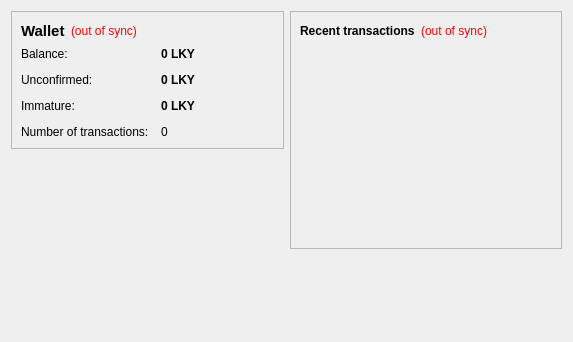
<?xml version="1.0" encoding="UTF-8"?>
<ui version="4.0">
 <class>OverviewPage</class>
 <widget class="QWidget" name="OverviewPage">
  <property name="geometry">
   <rect>
    <x>0</x>
    <y>0</y>
    <width>573</width>
    <height>342</height>
   </rect>
  </property>
  <property name="windowTitle">
   <string>Form</string>
  </property>
  <layout class="QHBoxLayout" name="horizontalLayout" stretch="1,1">
   <item>
    <layout class="QVBoxLayout" name="verticalLayout_2">
     <item>
      <widget class="QFrame" name="frame">
       <property name="frameShape">
        <enum>QFrame::StyledPanel</enum>
       </property>
       <property name="frameShadow">
        <enum>QFrame::Raised</enum>
       </property>
       <layout class="QVBoxLayout" name="verticalLayout_4">
        <item>
         <layout class="QHBoxLayout" name="horizontalLayout_4">
          <item>
           <widget class="QLabel" name="label_5">
            <property name="font">
             <font>
              <pointsize>11</pointsize>
              <weight>75</weight>
              <bold>true</bold>
             </font>
            </property>
            <property name="text">
             <string>Wallet</string>
            </property>
           </widget>
          </item>
          <item>
           <widget class="QLabel" name="labelWalletStatus">
            <property name="toolTip">
             <string>The displayed information may be out of date. Your wallet automatically synchronizes with the Argentum network after a connection is established, but this process has not completed yet.</string>
            </property>
            <property name="styleSheet">
             <string notr="true">QLabel { color: red; }</string>
            </property>
            <property name="text">
             <string notr="true">(out of sync)</string>
            </property>
            <property name="alignment">
             <set>Qt::AlignLeading|Qt::AlignLeft|Qt::AlignVCenter</set>
            </property>
           </widget>
          </item>
          <item>
           <spacer name="horizontalSpacer_2">
            <property name="orientation">
             <enum>Qt::Horizontal</enum>
            </property>
            <property name="sizeHint" stdset="0">
             <size>
              <width>40</width>
              <height>20</height>
             </size>
            </property>
           </spacer>
          </item>
         </layout>
        </item>
        <item>
         <layout class="QFormLayout" name="formLayout_2">
          <property name="fieldGrowthPolicy">
           <enum>QFormLayout::AllNonFixedFieldsGrow</enum>
          </property>
          <property name="horizontalSpacing">
           <number>12</number>
          </property>
          <property name="verticalSpacing">
           <number>12</number>
          </property>
          <item row="0" column="0">
           <widget class="QLabel" name="label">
            <property name="text">
             <string>Balance:</string>
            </property>
           </widget>
          </item>
          <item row="0" column="1">
           <widget class="QLabel" name="labelBalance">
            <property name="font">
             <font>
              <weight>75</weight>
              <bold>true</bold>
             </font>
            </property>
            <property name="cursor">
             <cursorShape>IBeamCursor</cursorShape>
            </property>
            <property name="toolTip">
             <string>Your current balance</string>
            </property>
            <property name="text">
             <string notr="true">0 LKY</string>
            </property>
            <property name="textInteractionFlags">
             <set>Qt::LinksAccessibleByMouse|Qt::TextSelectableByKeyboard|Qt::TextSelectableByMouse</set>
            </property>
           </widget>
          </item>
          <item row="1" column="0">
           <widget class="QLabel" name="label_3">
            <property name="text">
             <string>Unconfirmed:</string>
            </property>
           </widget>
          </item>
          <item row="1" column="1">
           <widget class="QLabel" name="labelUnconfirmed">
            <property name="font">
             <font>
              <weight>75</weight>
              <bold>true</bold>
             </font>
            </property>
            <property name="cursor">
             <cursorShape>IBeamCursor</cursorShape>
            </property>
            <property name="toolTip">
             <string>Total of transactions that have yet to be confirmed, and do not yet count toward the current balance</string>
            </property>
            <property name="text">
             <string notr="true">0 LKY</string>
            </property>
            <property name="textInteractionFlags">
             <set>Qt::LinksAccessibleByMouse|Qt::TextSelectableByKeyboard|Qt::TextSelectableByMouse</set>
            </property>
           </widget>
          </item>
          <item row="3" column="0">
           <widget class="QLabel" name="label_2">
            <property name="text">
             <string>Number of transactions:</string>
            </property>
           </widget>
          </item>
          <item row="3" column="1">
           <widget class="QLabel" name="labelNumTransactions">
            <property name="toolTip">
             <string>Total number of transactions in wallet</string>
            </property>
            <property name="text">
             <string notr="true">0</string>
            </property>
           </widget>
          </item>
          <item row="2" column="0">
           <widget class="QLabel" name="labelImmatureText">
            <property name="text">
             <string>Immature:</string>
            </property>
           </widget>
          </item>
          <item row="2" column="1">
           <widget class="QLabel" name="labelImmature">
            <property name="font">
             <font>
              <weight>75</weight>
              <bold>true</bold>
             </font>
            </property>
            <property name="toolTip">
             <string>Mined balance that has not yet matured</string>
            </property>
            <property name="text">
             <string notr="true">0 LKY</string>
            </property>
            <property name="textInteractionFlags">
             <set>Qt::LinksAccessibleByMouse|Qt::TextSelectableByKeyboard|Qt::TextSelectableByMouse</set>
            </property>
           </widget>
          </item>
         </layout>
        </item>
       </layout>
      </widget>
     </item>
     <item>
      <spacer name="verticalSpacer">
       <property name="orientation">
        <enum>Qt::Vertical</enum>
       </property>
       <property name="sizeHint" stdset="0">
        <size>
         <width>20</width>
         <height>40</height>
        </size>
       </property>
      </spacer>
     </item>
    </layout>
   </item>
   <item>
    <layout class="QVBoxLayout" name="verticalLayout_3">
     <item>
      <widget class="QFrame" name="frame_2">
       <property name="frameShape">
        <enum>QFrame::StyledPanel</enum>
       </property>
       <property name="frameShadow">
        <enum>QFrame::Raised</enum>
       </property>
       <layout class="QVBoxLayout" name="verticalLayout">
        <item>
         <layout class="QHBoxLayout" name="horizontalLayout_2">
          <item>
           <widget class="QLabel" name="label_4">
            <property name="text">
             <string>&lt;b&gt;Recent transactions&lt;/b&gt;</string>
            </property>
           </widget>
          </item>
          <item>
           <widget class="QLabel" name="labelTransactionsStatus">
            <property name="toolTip">
             <string>The displayed information may be out of date. Your wallet automatically synchronizes with the Argentum network after a connection is established, but this process has not completed yet.</string>
            </property>
            <property name="styleSheet">
             <string notr="true">QLabel { color: red; }</string>
            </property>
            <property name="text">
             <string notr="true">(out of sync)</string>
            </property>
            <property name="alignment">
             <set>Qt::AlignRight|Qt::AlignTrailing|Qt::AlignVCenter</set>
            </property>
           </widget>
          </item>
          <item>
           <spacer name="horizontalSpacer">
            <property name="orientation">
             <enum>Qt::Horizontal</enum>
            </property>
            <property name="sizeHint" stdset="0">
             <size>
              <width>40</width>
              <height>20</height>
             </size>
            </property>
           </spacer>
          </item>
         </layout>
        </item>
        <item>
         <widget class="QListView" name="listTransactions">
          <property name="styleSheet">
           <string notr="true">QListView { background: transparent; }</string>
          </property>
          <property name="frameShape">
           <enum>QFrame::NoFrame</enum>
          </property>
          <property name="verticalScrollBarPolicy">
           <enum>Qt::ScrollBarAlwaysOff</enum>
          </property>
          <property name="horizontalScrollBarPolicy">
           <enum>Qt::ScrollBarAlwaysOff</enum>
          </property>
          <property name="selectionMode">
           <enum>QAbstractItemView::NoSelection</enum>
          </property>
         </widget>
        </item>
       </layout>
      </widget>
     </item>
     <item>
      <spacer name="verticalSpacer_2">
       <property name="orientation">
        <enum>Qt::Vertical</enum>
       </property>
       <property name="sizeHint" stdset="0">
        <size>
         <width>20</width>
         <height>40</height>
        </size>
       </property>
      </spacer>
     </item>
    </layout>
   </item>
  </layout>
 </widget>
 <resources/>
 <connections/>
</ui>
